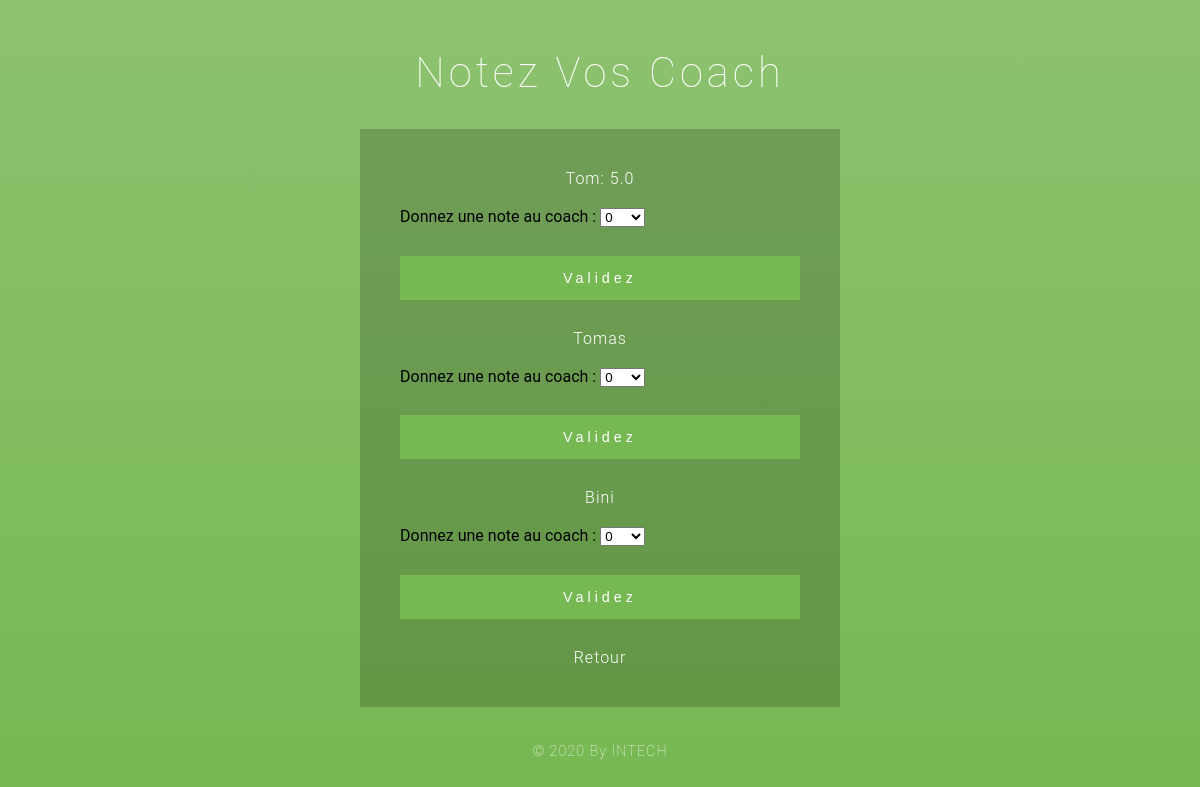
The app's page /BTT-master/vue/html/note_coach.php with its own data.
### tables this page shows
CREATE TABLE IF NOT EXISTS `coach` (
  `num_coach` int(11) NOT NULL AUTO_INCREMENT,
  `nom` varchar(45) DEFAULT NULL,
  `prenom` varchar(45) DEFAULT NULL,
  `adresse_mail` varchar(45) DEFAULT NULL,
  `sexe` enum('Homme','Femme') DEFAULT NULL,
  `mot_de_passe` varchar(255) DEFAULT NULL,
  `presence` enum('oui','non') DEFAULT NULL,
  `note` decimal(10,1) DEFAULT NULL,
  PRIMARY KEY (`num_coach`)
);

### BTT-master/Modele/affiche_coach.php (called while the page is built, shortened)
<?php
    global $db;
    extract($_SESSION);
    $i=0;
    $q = $db->prepare("SELECT prenom, num_coach, note FROM coach WHERE num_coach != '1'");
    $q->execute();
    while($coach = $q->fetch()) {
        foreach(array($coach) as $key => $val) {
            $ta[$i][$key] = $val;
        }
        $i++;
    }
?>

### BTT-master/controleur/affiche_coach.php (called while the page is built)
<?php
    include '../../modele/affiche_coach.php';
    global $ta;
    $ta = $ta;
?>

### BTT-master/vue/html/note_coach.php (the view, shortened to what this page needs)
<!DOCTYPE html>
<?php
    include '../../Controleur/affiche_coach.php';
    global $ta;
?>
<head>
    <link rel="stylesheet" href="../css/inscrire.css">
</head>
<body>
<div class="main-w3layouts wrapper">
		<h1>Notez vos coach</h1>
		<div class="main-agileinfo">
			<div class="agileits-top">
<?php
    for ($i=0; $i < count($ta); $i++) {
        if ($ta[$i][0]['note'] != null) {
            echo ("<p>".$ta[$i][0]['prenom'].": ".$ta[$i][0]['note']."</p><br>");
        } else {
            echo ("<p>".$ta[$i][0]['prenom']."</p><br>");
        }
        echo ("<form action='../../controleur/note_coach.php' method='POST'>
            Donnez une note au coach : <select name='note'>
                <optgroup label='note'>
                <option value='0'>0</option>
                <option value='1'>1</option>
                <option value='2'>2</option>
                <option value='3'>3</option>
                <option value='4'>4</option>
                <option value='5'>5</option>
                </select>
            <input type='hidden' name='coach' value='".$ta[$i][0]['num_coach']."'>
            <input type='submit' name='go' value='Validez'>
        </form>");
    }
?>
<a href="../../controleur/retour.php"><p>Retour</p></a>
</div>
		</div>
        <div class="colorlibcopy-agile">
			<p>© 2020 By INTECH</p>
		</div>
        <ul class="colorlib-bubbles">
		</ul>
	</div>
</body>
</html>

### BTT-master/vue/css/inscrire.css (style rules this page uses)
html, body, div, span, applet, object, iframe, h1, h2, h3, h4, h5, h6, p, blockquote, pre, a, abbr, acronym, address, big, cite, code, del, dfn, em, img, ins, kbd, q, s, samp, small, strike, strong, sub, sup, tt, var, b, u, i, dl, dt, dd, ol, nav ul, nav li, fieldset, form, label, legend, table, caption, tbody, tfoot, thead, tr, th, td, article, aside, canvas, details, embed, figure, figcaption, footer, header, hgroup, menu, nav, output, ruby, section, summary, time, mark, audio, video { margin: 0; padding: 0; border: 0; font-size: 100%; font: inherit; vertical-align: baseline; }
ol, ul { list-style: none; margin: 0px; padding: 0px; }
a { text-decoration: none; }
body { background: #76b852; background: -webkit-linear-gradient(to top, #76b852, #8DC26F); background: -moz-linear-gradient(to top, #76b852, #8DC26F); background: -o-linear-gradient(to top, #76b852, #8DC26F); background: linear-gradient(to top, #76b852, #8DC26F); background-size: cover; background-attachment: fixed; font-family: 'Roboto', sans-serif; }
h1 { font-size: 3em; text-align: center; color: #fff; font-weight: 100; text-transform: capitalize; letter-spacing: 4px; font-family: 'Roboto', sans-serif; }
.main-w3layouts { padding: 3em 0 1em; }
.main-agileinfo { width: 35%; margin: 3em auto; background: rgba(0, 0, 0, 0.18); background-size: cover; }
.agileits-top { padding: 3em; }
input[type="submit"] { font-size: .9em; color: #fff; background: #76b852; outline: none; border: 1px solid #76b852; cursor: pointer; padding: 0.9em; -webkit-appearance: none; width: 100%; margin: 2em 0; letter-spacing: 4px; }
.agileits-top p { font-size: 1em; color: #fff; text-align: center; letter-spacing: 1px; font-weight: 300; }
.colorlibcopy-agile { margin: 2em 0 1em; text-align: center; }
.colorlibcopy-agile p { font-size: .9em; color: #fff; line-height: 1.8em; letter-spacing: 1px; font-weight: 100; }
.wrapper { position: relative; overflow: hidden; }
.colorlib-bubbles { position: absolute; top: 0; left: 0; width: 100%; height: 100%; z-index: -1; }
@media (max-width:1366px) { h1 { font-size: 2.6em; } }
@media (max-width:1366px) { .agileits-top { padding: 2.5em; } }
@media (max-width:1366px) { .main-agileinfo { margin: 2em auto; } }
@media (max-width:1366px) { .main-agileinfo { width: 36%; } }
@media (max-width:1280px) { .main-agileinfo { width: 40%; } }

### records on screen
coach: prenom "Tom", note "5.0"
coach: prenom "Tomas"
coach: prenom "Bini"
